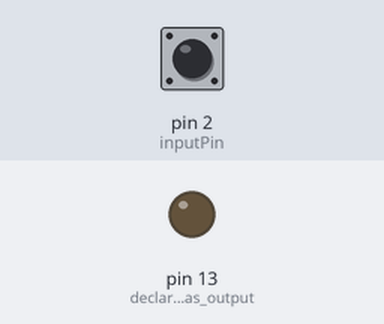
Bench run of a sketch on a simulated Arduino Uno, built with avr-gcc and run on an emulated ATmega328P. On the bench: output pins drawn as LEDs (lit = HIGH). The test bench sets the inputs (shaded band); at power-on: pin 2 (inputPin) HIGH.

Above: at 1.2 s.
1.3 s: pin 2 (inputPin) pulled LOW for 0.15 s
At 1.37 s:
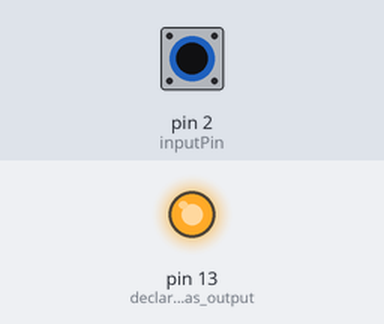
2.9 s: pin 2 (inputPin) pulled LOW for 3.2 s
At 6.7 s:
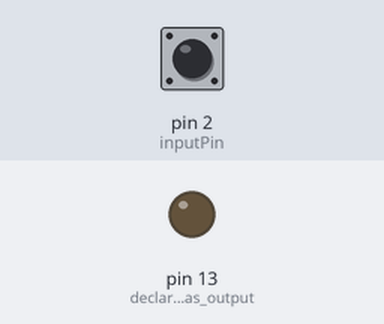
Timing chart, 0 to 8.2 s (numbered marks = the images above; inputs shaded):
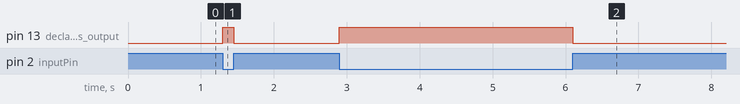

The sketch:

2.12.1_taking_actions_based_on_condition_IF_ELSE_20240405.ino
```cpp
/*
Book: 2020#Margolis_Arduino-Cookbook.pdf
Chapter 2.12: page:72-73

Sketch: Taking actions based on condition - IF - ELSE statement
Wiring: Recipe 5.2, p. 188

* Pushbutton sketch
* a switch connected to digital pin 2 lights the built-in LED


* My modification:
* oryginal code

MK:
C:2024.04.05
M:2020.04.05
*/

const int inputPin = 2; // choose the input pin (for a pushbutton)

void setup()
{
  pinMode(LED_BUILTIN, OUTPUT);   // declare LED pin as output
  pinMode(inputPin, INPUT_PULLUP); // declare pushbutton pin as input
}

void loop()
{
  int val = digitalRead(inputPin); // read input value
  if (val == LOW)   // input is LOW when the button is pressed
  {
    // do this if val is LOW
    digitalWrite(LED_BUILTIN, HIGH); // turn the LED on if switch is pressed
  }
  else
  {
    // else do this if val si not LOW
    digitalWrite(LED_BUILTIN, LOW); // turn the LED off if seitch is not pressed
  }
}
```

Measured:
- after the input at 1.3 s, pin 13 (declare_LED_pin_as_output): LOW → HIGH at once, → LOW 0.15 s later
- after the input at 2.9 s, pin 13 (declare_LED_pin_as_output): LOW → HIGH at once, → LOW 3.2 s later
